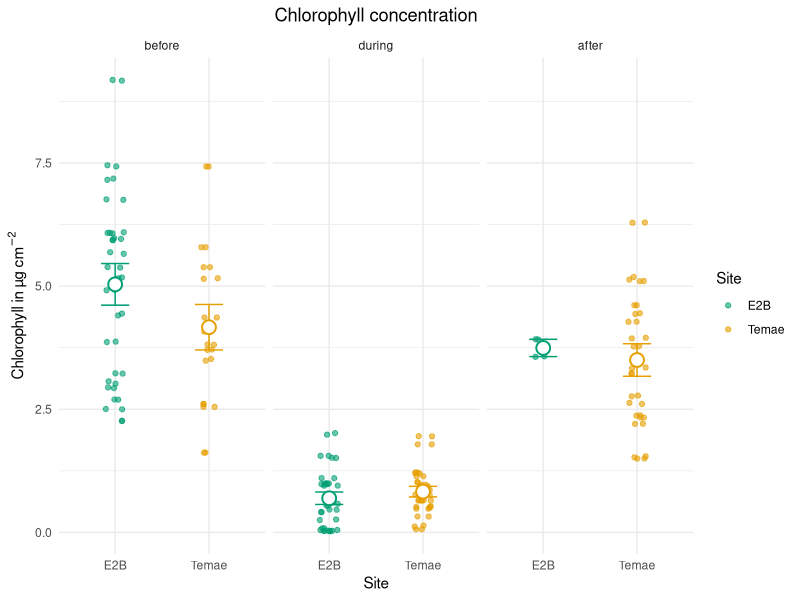

Here is the R script that generated this plot:
## ---- chunk 1
library(tidyverse)
library(here)
## ---- chunk 2
#read
dat_chl_before <- read.csv(here("data/dat_chl_before.csv"))
dat_chl_during <- read.csv(here("data/dat_chl_during.csv"))
dat_chl_after <- read.csv(here("data/dat_chl_after.csv"))

#combine
dat_chl <- bind_rows(dat_chl_before,
                     dat_chl_during,
                     dat_chl_after)

#add info
dat_chl <- dat_chl %>% 
  mutate(timepoint = case_when(t == 2 ~  "before",
                                 t == 3 ~  "during",
                                 t == 4 ~  "after",
                                 .default = NA)) 

#re-order factors
dat_chl <- dat_chl %>%
  mutate(timepoint = factor(timepoint, levels = c("before", "during", "after")))

  
## ---- chunk 3
dat_chl %>% 
  select(timepoint, sample_id, site, depth, spec, size) %>% 
  distinct() %>% #remove duplicates
  group_by(timepoint, site, depth, spec, size) %>% 
  summarise(n = n())

## ---- chunk 4
dat_chl <- dat_chl %>% 
  filter(size == "Adult")
## ---- chunk 5
dat_chlS <- dat_chl %>% 
  group_by(timepoint, sample_id, site, depth, spec, size) %>% 
  summarise(mean_chl_tot_per_cm2_colony = mean(chl_tot_per_cm2)) %>% 
  group_by(timepoint, site, depth, spec, size) %>% 
  summarise(mean_chl_tot_per_cm2 = mean(mean_chl_tot_per_cm2_colony),
            n = n(),
            sd = sd(mean_chl_tot_per_cm2_colony),
            se = sd / sqrt(n)
  )
## ---- chunk 6

col_site <- c("E2B" = "#009E73",
              "Temae" = "#E69F00")

dat_chl %>% 
  ggplot(aes(x = site, col = site,))+
  geom_point(aes( y = chl_tot_per_cm2), 
             position = position_jitterdodge(jitter.width = .2, 
                                             dodge.width = .6),
             alpha = .6)+
  geom_errorbar(data = dat_chlS, 
                aes(x = site,
                    ymin = mean_chl_tot_per_cm2 - se,
                    ymax = mean_chl_tot_per_cm2 + se),
                position = position_dodge(width = .6),
                width = .3,
                show.legend = F)+
  geom_point(data = dat_chlS, 
             aes(x = site, 
                 y = mean_chl_tot_per_cm2), 
             size = 4,
             position = position_dodge(width = .6), 
             shape = 21, 
             fill = "white", 
             stroke = 1, 
             show.legend = F)+
  labs(x = "Site", 
       y = expression("Chlorophyll in µg"~cm^-2), 
       title = "Chlorophyll concentration")+
  scale_colour_manual(values = col_site, name = "Site")+
  theme_minimal()+
  facet_wrap(~timepoint)+
  theme(plot.title = element_text(hjust = 0.5))
